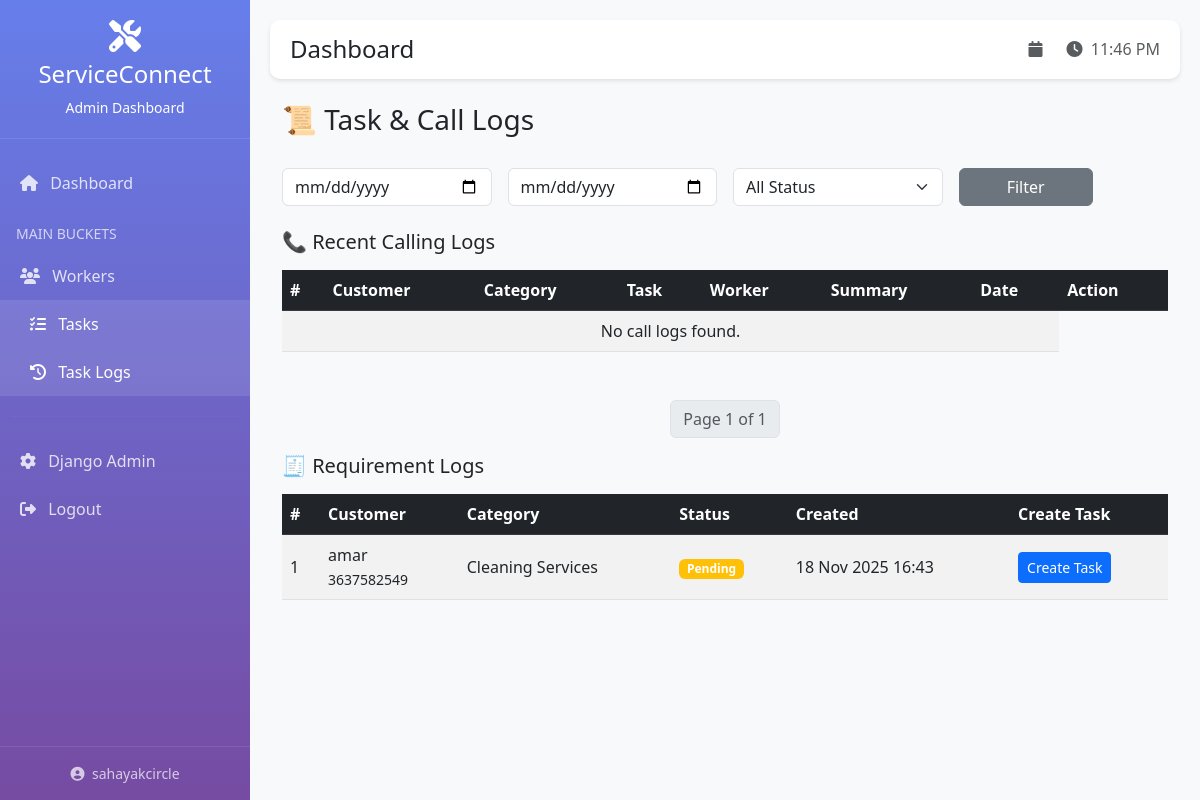
The app's page /dashboard/logs/?page=2 (signed in), older data.
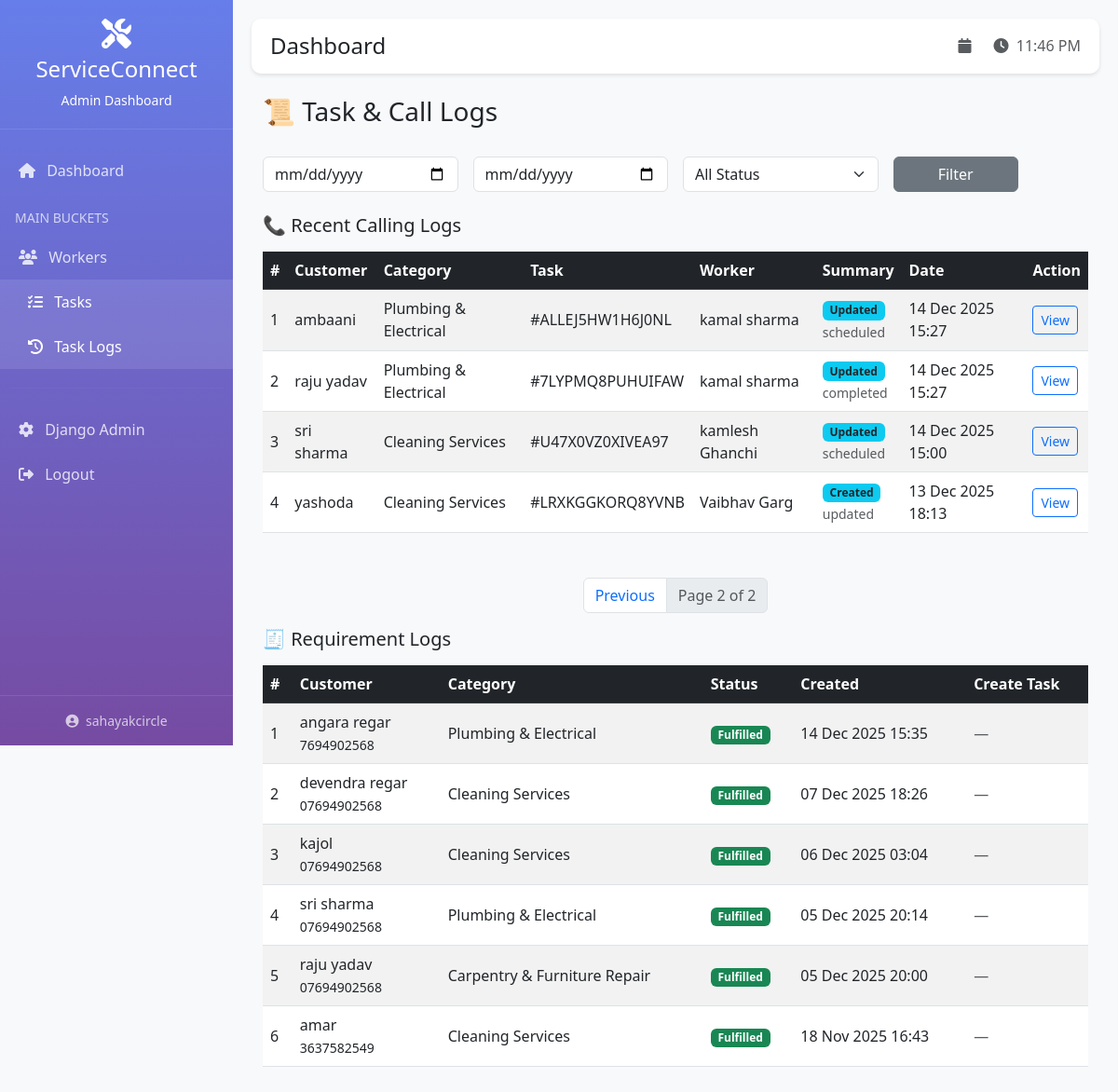
The same page, newer data.
### apps/requirements/models.py (models this page shows, shortened)
class Requirement(models.Model):
    id = models.CharField(
        primary_key=True,
        max_length=25,
        editable=False,
        unique=True
    )
    requirement_id = models.CharField(max_length=100, unique=True)
    name = models.CharField(max_length=200)
    number = models.CharField(max_length=15)
    location = models.TextField()
    category = models.ForeignKey(
        'categories.Category',
        on_delete=models.SET_NULL,
        null=True,
        related_name='requirements'
    )
    worker = models.ForeignKey(
        'workers.Worker',
        on_delete=models.SET_NULL,
        null=True,
        blank=True,
        related_name='requirements'
    )
    status = models.CharField(max_length=20, default='pending')
    scheduled_date = models.DateTimeField(blank=True, null=True)
    created_at = models.DateTimeField(auto_now_add=True)
    updated_at = models.DateTimeField(auto_now=True)

### apps/categories/models.py (models this page shows, shortened)
class Category(models.Model):
    id = models.CharField(
        primary_key=True,
        max_length=25,
        editable=False,
        unique=True
    )
    name = models.CharField(max_length=200)
    code = models.CharField(max_length=50, unique=True)
    category_type = models.CharField(
        max_length=20,
        choices=(('primary', 'Primary Category'), ('subcategory', 'Subcategory')),
        default='primary'
    )
    priority = models.IntegerField(default=0)
    parent = models.ForeignKey(
        'self',
        on_delete=models.CASCADE,
        null=True,
        blank=True,
        related_name='subcategories',
        limit_choices_to={'category_type': 'primary'}
    )
    created_at = models.DateTimeField(auto_now_add=True)
    updated_at = models.DateTimeField(auto_now=True)
    class Meta:
        db_table = 'categories'
        ordering = ['priority', 'name']

### apps/calling_summary/models.py (models this page shows, shortened)
class CallingSummary(models.Model):
    ACTION_CHOICES = (
        ("created", "Created"),
        ("updated", "Updated"),
        ("status_changed", "Status Changed"),
        ("worker_assigned", "Worker Assigned"),
    )
    id = models.CharField(primary_key=True, max_length=25, editable=False)
    task = models.ForeignKey(
        Task, on_delete=models.SET_NULL,
        null=True, blank=True, related_name="call_logs"
    )
    caller_name = models.CharField(max_length=200)
    name = models.CharField(max_length=200)
    phone = models.CharField(max_length=15)
    location = models.TextField()
    category = models.ForeignKey(
        Category, on_delete=models.SET_NULL,
        null=True, related_name="call_categories"
    )
    subcategory = models.CharField(max_length=200, blank=True, null=True)
    worker = models.ForeignKey(
        Worker, on_delete=models.SET_NULL,
        null=True, blank=True, related_name="call_assignments"
    )
    worker_assigned = models.CharField(max_length=200, blank=True, null=True)
    action = models.CharField(max_length=30, choices=ACTION_CHOICES)
    status = models.CharField(max_length=50)
    changes = models.JSONField(blank=True, null=True)
    payment_received = models.DecimalField(max_digits=10, decimal_places=2, default=0)
    scheduled_at = models.DateTimeField()
    submit_time = models.DateTimeField(blank=True, null=True)
    created_at = models.DateTimeField(auto_now_add=True)
    updated_at = models.DateTimeField(auto_now=True)
    class Meta:
        db_table = "calling_summary"
        ordering = ["-created_at"]

### apps/tasks/models.py (models this page shows, shortened)
class Task(models.Model):
    id = models.CharField(
        primary_key=True,
        max_length=25,
        editable=False,
        unique=True
    )
    STATUS_CHOICES = (
        ('pending', 'Pending'),
        ('scheduled', 'Scheduled'),
        ('active', 'Active'),
        ('completed', 'Completed'),
        ('cancelled', 'Cancelled'),
    )
    cust_name = models.CharField(max_length=200)
    cust_phone = models.CharField(max_length=15)
    cust_whatsapp = models.CharField(max_length=15, blank=True, null=True)
    cust_location = models.TextField()
    pincode = models.CharField(max_length=10)
    location = models.ForeignKey(
        Location,
        on_delete=models.SET_NULL,
        null=True,
        blank=True,
        related_name='tasks'
    )
    requirement = models.ForeignKey(
        Requirement,
        on_delete=models.SET_NULL,
        null=True,
        blank=True,
        related_name='tasks'
    )
    category = models.ForeignKey(
        Category,
        on_delete=models.SET_NULL,
        null=True,
        related_name='tasks'
    )
    subcategories = models.ManyToManyField(
        Category,
        blank=True,
        related_name='task_subcategories'
    )
    additional_info = models.TextField(blank=True, null=True)
    task_image = models.ImageField(upload_to='tasks/', blank=True, null=True)
    worker = models.ForeignKey(
        Worker,
        on_delete=models.SET_NULL,
        null=True,
        blank=True,
        related_name='assigned_tasks'
    )
    worker_name = models.CharField(max_length=200, blank=True, null=True)
    worker_phone = models.CharField(max_length=20, blank=True, null=True)
    worker_category = models.CharField(max_length=200, blank=True, null=True)
    schedule_date = models.DateTimeField(null=True, blank=True)
    day_service_done = models.DateField(null=True, blank=True)
    status = models.CharField(max_length=20, choices=STATUS_CHOICES, default='pending')
    payment_received_amt = models.DecimalField(max_digits=10, decimal_places=2, default=0)
    feedback = models.TextField(blank=True, null=True)
    rating = models.DecimalField(max_digits=3, decimal_places=2, null=True, blank=True)
    created_at = models.DateTimeField(auto_now_add=True)
    updated_at = models.DateTimeField(auto_now=True)
    class Meta:
        db_table = 'tasks'
        ordering = ['-created_at']

### apps/workers/models.py (models this page shows, shortened)
class Worker(models.Model):
    id = models.CharField(
        primary_key=True,
        max_length=25,     # safe for 20-char IDs
        editable=False,
        unique=True
    )
    VERIFICATION_STATUS = (
        ('verified', 'Verified'),
        ('rejected', 'Rejected'),
        ('under_review', 'Under Review'),
        ('pending', 'Pending'),
    )
    name = models.CharField(max_length=200)
    phone = models.CharField(max_length=15)
    whatsapp_no = models.CharField(max_length=15, blank=True, null=True)
    age = models.IntegerField(blank=True, null=True)
    aadhar_no = models.CharField(max_length=12, unique=True, blank=True, null=True)
    primary_category = models.ForeignKey(
        Category,
        on_delete=models.SET_NULL,
        null=True,
        related_name='primary_workers'
    )
    secondary_categories = models.ManyToManyField(
        Category,
        blank=True,
        related_name='secondary_workers'
    )
    location = models.ForeignKey(
        Location,
        on_delete=models.SET_NULL,
        null=True,
        blank=True
    )
    geo_location_link = models.URLField(blank=True, null=True)
    last_working_at = models.DateTimeField(blank=True, null=True)
    task_id_lst = models.TextField(blank=True, null=True)
    busy_dates = models.TextField(blank=True, null=True)
    ranking_score = models.DecimalField(max_digits=5, decimal_places=2, default=0)
    verification_status = models.CharField(
        max_length=20,
        choices=VERIFICATION_STATUS,
        default='pending'
    )
    aadhar_img_front = models.ImageField(upload_to='workers/aadhar/', blank=True, null=True)
    aadhar_img_back = models.ImageField(upload_to='workers/aadhar/', blank=True, null=True)
    selfie_img = models.ImageField(upload_to='workers/selfies/', blank=True, null=True)
    created_at = models.DateTimeField(auto_now_add=True)
    updated_at = models.DateTimeField(auto_now=True)
    class Meta:
        db_table = 'workers'
        ordering = ['-ranking_score', 'name']

### apps/dashboard/views.py (the view)
# urls.py: path('logs/', views.task_log_history, name='task_log_history'),
@login_required(login_url='dashboard:login')
def task_log_history(request):
    logs_qs = CallingSummary.objects.select_related(
        "task", "worker", "category"
    ).order_by("-created_at")
    categories = Category.objects.all()
    paginator = Paginator(logs_qs, 10)  # 🔥 10 rows
    page_number = request.GET.get("page")
    calling_logs = paginator.get_page(page_number)
    requirements = Requirement.objects.all().order_by('-created_at')[:10]
    return render(request, "dashboard/task_log_history.html", {
        "calling_logs": calling_logs,
        "requirements": requirements,
        "categories": categories,
    })

### templates/dashboard/task_log_history.html (shortened to what this page needs)
{% extends 'dashboard/base.html' %}
{% block content %}
<div class="container mt-4">
  <div class="d-flex justify-content-between align-items-center mb-4">
    <h3>📜 Task & Call Logs</h3>
  </div>
  <form method="get" class="row g-3 mb-4">
    <div class="col-md-3"><input type="date" name="date_from" value="{{ date_from }}" class="form-control"></div>
    <div class="col-md-3"><input type="date" name="date_to" value="{{ date_to }}" class="form-control"></div>
    <div class="col-md-3">
      <select name="status" class="form-select">
        <option value="">All Status</option>
      </select>
    </div>
    <div class="col-md-2"><button class="btn btn-secondary w-100">Filter</button></div>
  </form>
  <h5 class="mb-3">📞 Recent Calling Logs</h5>
  <table class="table table-striped align-middle mb-5">
    <thead class="table-dark">
      <tr>
        <th>#</th>
        <th>Customer</th>
        <th>Category</th>
        <th>Task</th>
        <th>Worker</th>
        <th>Summary</th>
        <th>Date</th>
        <th>Action</th>
      </tr>
    </thead>
    <tbody>
     {% for log in calling_logs %}
      <tr>
        <td>{{ forloop.counter }}</td>
        <td>{{ log.task.cust_name|default:"—" }}</td>
        <td>{{ log.category.name|default:"—" }}</td>
        <td>{% if log.task %}#{{ log.task.id }}{% else %}—{% endif %}</td>
        <td>{{ log.worker.name|default:"—" }}</td>
        <td>
          <span class="badge bg-info text-dark">
            {{ log.action|title }}
          </span>
          <br>
          <small class="text-muted">{{ log.status }}</small>
        </td>
        <td>{{ log.created_at|date:"d M Y H:i" }}</td>
        <td>
          <button
            class="btn btn-outline-primary btn-sm"
            onclick="openLogDetail('{{ log.id }}')">
            View
          </button>
        </td>
      </tr>
      {% empty %}
      <tr>
        <td colspan="7" class="text-center">No call logs found.</td>
      </tr>
      {% endfor %}
    </tbody>
  </table>
  <nav>
  <ul class="pagination justify-content-center">
      {% if calling_logs.has_previous %}
        <li class="page-item">
          <a class="page-link" href="?page={{ calling_logs.previous_page_number }}">Previous</a>
        </li>
      {% endif %}
      <li class="page-item disabled">
        <span class="page-link">
          Page {{ calling_logs.number }} of {{ calling_logs.paginator.num_pages }}
        </span>
      </li>
    </ul>
  </nav>
  <h5 class="mb-3">🧾 Requirement Logs</h5>
  <table class="table table-striped align-middle">
    <thead class="table-dark">
      <tr><th>#</th><th>Customer</th><th>Category</th><th>Status</th><th>Created</th><th>Create Task</th></tr>
    </thead>
    <tbody>
      {% for req in requirements %}
      <tr>
        <td>{{ forloop.counter }}</td>
        <td>{{ req.name }}<br><small>{{ req.number }}</small></td>
        <td>{{ req.category.name }}</td>
        <td>
          <span class="badge
            {% if req.status == 'fulfilled' %}bg-success{% else %}bg-warning{% endif %}">
            {{ req.status|title }}
          </span>
        </td>
        <td>{{ req.created_at|date:"d M Y H:i" }}</td>
        <td>
          {% if req.status != 'fulfilled' %}
            <button
                class="btn btn-primary btn-sm create-task-btn"
                data-name="{{ req.name }}"
                data-phone="{{ req.number }}"
                data-category="{{ req.category.id }}"
                data-location="{{ req.location }}"
                data-req="{{ req.id }}">
              Create Task
            </button>
          {% else %}
            <span class="text-muted">—</span>
          {% endif %}
        </td>
      </tr>
      {% endfor %}
    </tbody>
</table>
</div>
{% endblock %}

Row changes from the older to the newer data that the page shows:
added CallingSummary: task.cust_name "ambaani", category.name "Plumbing & Electrical", task.id "ALLEJ5HW1H6J0NL", worker.name "kamal sharma", action "Updated", status "scheduled", created_at "14 Dec 2025 15:27"
added CallingSummary: task.cust_name "raju yadav", category.name "Plumbing & Electrical", task.id "7LYPMQ8PUHUIFAW", worker.name "kamal sharma", action "Updated", status "completed", created_at "14 Dec 2025 15:27"
added CallingSummary: task.cust_name "sri sharma", category.name "Cleaning Services", task.id "U47X0VZ0XIVEA97", worker.name "kamlesh Ghanchi", action "Updated", status "scheduled", created_at "14 Dec 2025 15:00"
added CallingSummary: task.cust_name "yashoda", category.name "Cleaning Services", task.id "LRXKGGKORQ8YVNB", worker.name "Vaibhav Garg", action "Created", status "updated", created_at "13 Dec 2025 18:13"
added Requirement: name "angara regar", number "7694902568", category.name "Plumbing & Electrical", status "Fulfilled", created_at "14 Dec 2025 15:35"
added Requirement: name "devendra regar", number "07694902568", category.name "Cleaning Services", status "Fulfilled", created_at "07 Dec 2025 18:26"
added Requirement: name "kajol", number "07694902568", category.name "Cleaning Services", status "Fulfilled", created_at "06 Dec 2025 03:04"
added Requirement: name "sri sharma", number "07694902568", category.name "Plumbing & Electrical", status "Fulfilled", created_at "05 Dec 2025 20:14"
added Requirement: name "raju yadav", number "07694902568", category.name "Carpentry & Furniture Repair", status "Fulfilled", created_at "05 Dec 2025 20:00"
changed Requirement "amar": status "Pending" → "Fulfilled"; status "Create Task" → "—"
Text that changed along with them:
{{ calling_logs.number }}: "1" → "2"
{{ calling_logs.paginator.num_pages }}: "1" → "2"
text no longer shown: "No call logs found."
text now shown: "Previous"
